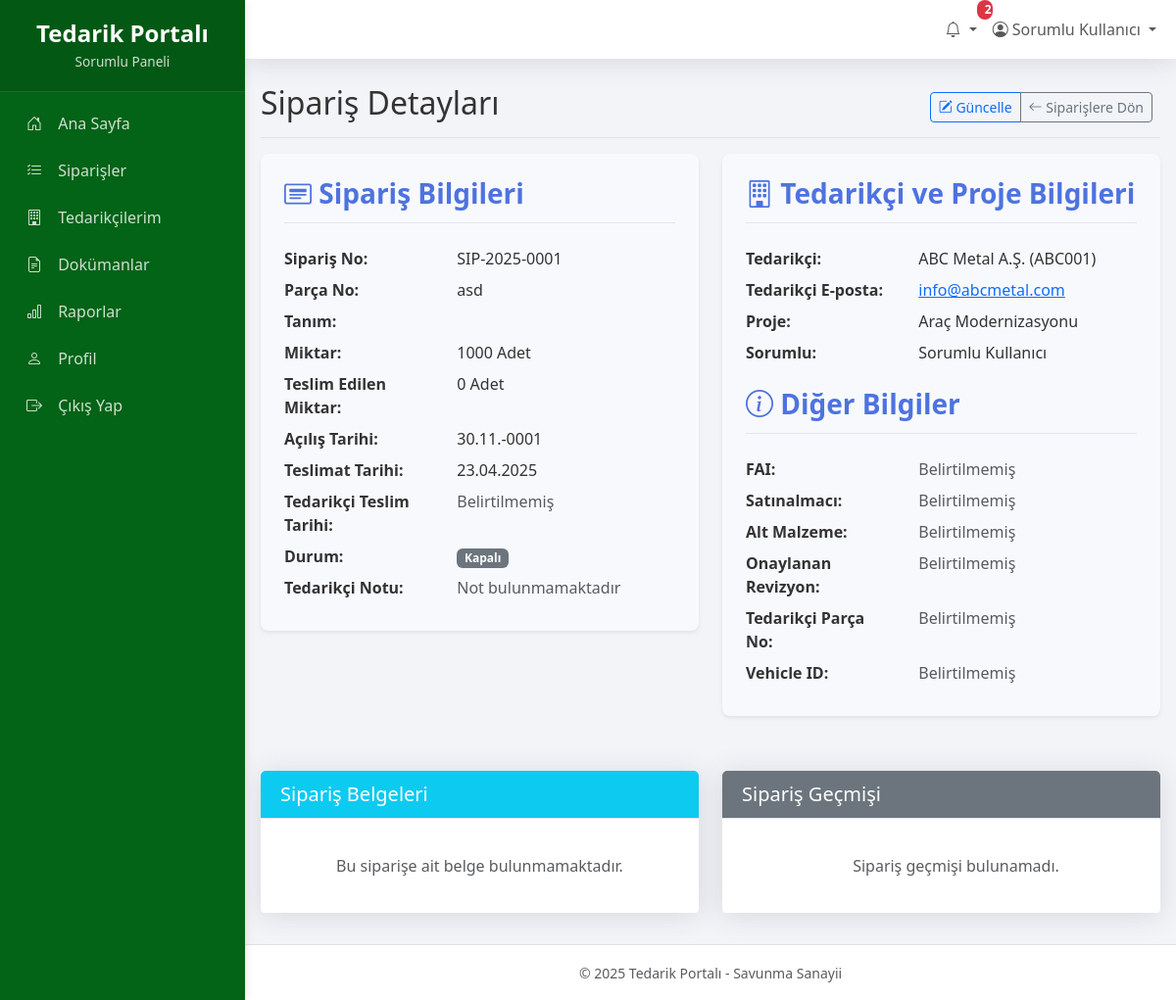
The page /sorumlu/siparis_detay.php?id=3 (signed in) on the database its author committed.
### tables this page shows
CREATE TABLE `siparisler` (
  `id` int(11) NOT NULL,
  `siparis_no` varchar(50) NOT NULL,
  `parca_no` varchar(50) NOT NULL,
  `tanim` varchar(255) DEFAULT NULL,
  `proje_id` int(11) DEFAULT NULL,
  `tedarikci_id` int(11) DEFAULT NULL,
  `sorumlu_id` int(11) DEFAULT NULL,
  `acilis_tarihi` date NOT NULL,
  `parca_adi` varchar(255) NOT NULL,
  `teslim_tarihi` date DEFAULT NULL,
  `miktar` int(11) DEFAULT 0,
  `birim` varchar(20) DEFAULT NULL,
  `kalan_miktar` int(11) DEFAULT 0,
  `teslim_edilen_miktar` int(11) NOT NULL,
  `durum_id` int(11) NOT NULL,
  `fai` tinyint(1) DEFAULT 0,
  `paketleme` varchar(100) DEFAULT NULL,
  `satinalmaci` varchar(100) DEFAULT NULL,
  `alt_malzeme` text DEFAULT NULL,
  `tedarikci_tarihi` date DEFAULT NULL,
  `tedarikci_notu` text DEFAULT NULL,
  `onaylanan_revizyon` varchar(50) DEFAULT NULL,
  `tedarikci_parca_no` varchar(50) DEFAULT NULL,
  `vehicle_id` varchar(50) DEFAULT NULL,
  `olusturan_id` int(11) NOT NULL,
  `olusturma_tarihi` datetime DEFAULT current_timestamp(),
  `guncelleme_tarihi` datetime DEFAULT NULL ON UPDATE current_timestamp(),
  `aciklama` varchar(255) NOT NULL
);

CREATE TABLE `siparis_durumlari` (
  `id` int(11) NOT NULL,
  `durum_adi` varchar(50) NOT NULL,
  `aciklama` text DEFAULT NULL
);

CREATE TABLE `tedarikciler` (
  `id` int(11) NOT NULL,
  `firma_adi` varchar(255) NOT NULL,
  `firma_kodu` varchar(50) DEFAULT NULL,
  `adres` text DEFAULT NULL,
  `il` varchar(255) NOT NULL,
  `ilce` varchar(255) NOT NULL,
  `telefon` varchar(20) DEFAULT NULL,
  `email` varchar(100) DEFAULT NULL,
  `yetkili_kisi` varchar(100) DEFAULT NULL,
  `vergi_dairesi` varchar(255) NOT NULL,
  `vergi_no` varchar(20) DEFAULT NULL,
  `aktif` tinyint(1) NOT NULL DEFAULT 1,
  `olusturan_id` int(11) NOT NULL,
  `olusturma_tarihi` datetime DEFAULT current_timestamp(),
  `guncelleme_tarihi` datetime DEFAULT NULL ON UPDATE current_timestamp(),
  `kullanici_id` int(11) DEFAULT NULL,
  `aciklama` varchar(255) NOT NULL
);

CREATE TABLE `projeler` (
  `id` int(11) NOT NULL,
  `proje_kodu` varchar(255) NOT NULL,
  `proje_adi` varchar(255) NOT NULL,
  `proje_yoneticisi` varchar(255) DEFAULT NULL,
  `proje_aciklama` text DEFAULT NULL,
  `baslangic_tarihi` date DEFAULT NULL,
  `bitis_tarihi` date DEFAULT NULL,
  `durum` enum('Aktif','Tamamlandi','Beklemede','Iptal') NOT NULL DEFAULT 'Aktif',
  `olusturan_id` int(11) NOT NULL,
  `olusturma_tarihi` datetime DEFAULT current_timestamp(),
  `guncelleme_tarihi` datetime DEFAULT NULL ON UPDATE current_timestamp(),
  `aktif` tinyint(1) NOT NULL DEFAULT 1
);

CREATE TABLE `kullanicilar` (
  `id` int(11) NOT NULL,
  `kullanici_adi` varchar(50) NOT NULL,
  `sifre` varchar(255) NOT NULL,
  `ad_soyad` varchar(100) NOT NULL,
  `email` varchar(100) NOT NULL,
  `telefon` varchar(20) DEFAULT NULL,
  `rol` enum('Admin','Sorumlu','Tedarikci') NOT NULL DEFAULT 'Tedarikci',
  `firma_id` int(11) DEFAULT NULL,
  `aktif` tinyint(1) NOT NULL DEFAULT 1,
  `son_giris` datetime DEFAULT NULL,
  `olusturma_tarihi` datetime DEFAULT current_timestamp(),
  `guncelleme_tarihi` date NOT NULL DEFAULT current_timestamp()
);

### config.php (called while the page is built, shortened)
<?php
function guvenli($data) {
    if (is_null($data)) {
        return '';
    }
    return htmlspecialchars($data, ENT_QUOTES, 'UTF-8');
}
?>

### sorumlu/siparis_detay.php (the view, shortened to what this page needs)
<?php
require_once '../config.php';
$sorumlu_id = $_SESSION['kullanici_id'];
$siparis_id = isset($_GET['id']) ? intval($_GET['id']) : 0;
$siparis_sql = "SELECT s.*, sd.durum_adi, p.proje_adi, t.firma_adi, t.firma_kodu, t.email as tedarikci_email,
                u.ad_soyad as sorumlu_adi
                FROM siparisler s
                LEFT JOIN siparis_durumlari sd ON s.durum_id = sd.id
                LEFT JOIN projeler p ON s.proje_id = p.id
                LEFT JOIN tedarikciler t ON s.tedarikci_id = t.id
                LEFT JOIN kullanicilar u ON s.sorumlu_id = u.id
                WHERE s.id = ? AND (s.sorumlu_id = ? OR s.tedarikci_id IN (
                    SELECT tedarikci_id FROM sorumluluklar WHERE sorumlu_id = ?
                ))";
$siparis_stmt = $db->prepare($siparis_sql);
$siparis_stmt->execute([$siparis_id, $sorumlu_id, $sorumlu_id]);
$siparis = $siparis_stmt->fetch(PDO::FETCH_ASSOC);
$dokuman_sql = "SELECT * FROM siparis_dokumanlari WHERE siparis_id = ? ORDER BY yukleme_tarihi DESC";
$dokuman_stmt = $db->prepare($dokuman_sql);
$dokuman_stmt->execute([$siparis_id]);
$dokumanlar = $dokuman_stmt->fetchAll(PDO::FETCH_ASSOC);
$log_sql = "SELECT sl.*, u.ad_soyad, sd.durum_adi
           FROM siparis_log sl
           LEFT JOIN kullanicilar u ON sl.islem_yapan_id = u.id
           LEFT JOIN siparis_durumlari sd ON sl.durum_id = sd.id
           WHERE sl.siparis_id = ?
           ORDER BY sl.islem_tarihi DESC";
$log_stmt = $db->prepare($log_sql);
$log_stmt->execute([$siparis_id]);
$log_kayitlari = $log_stmt->fetchAll(PDO::FETCH_ASSOC);
include 'header.php';
?>
<div class="d-flex justify-content-between flex-wrap flex-md-nowrap align-items-center pt-3 pb-2 mb-3 border-bottom">
    <h1 class="h2">Sipariş Detayları</h1>
    <div class="btn-toolbar mb-2 mb-md-0">
        <div class="btn-group me-2">
            <a href="siparis_guncelle.php?id=<?= $siparis_id ?>" class="btn btn-sm btn-outline-primary">
                <i class="bi bi-pencil-square"></i> Güncelle
            </a>
            <a href="siparisler.php" class="btn btn-sm btn-outline-secondary">
                <i class="bi bi-arrow-left"></i> Siparişlere Dön
            </a>
        </div>
    </div>
</div>
<div class="row">
    <div class="col-md-6">
        <div class="detail-section">
            <h3 class="detail-title"><i class="bi bi-card-heading"></i> Sipariş Bilgileri</h3>
            <div class="row mb-2">
                <div class="col-md-5 fw-bold">Sipariş No:</div>
                <div class="col-md-7"><?= guvenli($siparis['siparis_no']) ?></div>
            </div>
            <div class="row mb-2">
                <div class="col-md-5 fw-bold">Parça No:</div>
                <div class="col-md-7"><?= guvenli($siparis['parca_no']) ?></div>
            </div>
            <div class="row mb-2">
                <div class="col-md-5 fw-bold">Tanım:</div>
                <div class="col-md-7"><?= guvenli($siparis['tanim']) ?></div>
            </div>
            <div class="row mb-2">
                <div class="col-md-5 fw-bold">Miktar:</div>
                <div class="col-md-7"><?= guvenli($siparis['miktar']) ?> <?= guvenli($siparis['birim']) ?></div>
            </div>
            <div class="row mb-2">
                <div class="col-md-5 fw-bold">Teslim Edilen Miktar:</div>
                <div class="col-md-7"><?= guvenli($siparis['teslim_edilen_miktar']) ?> <?= guvenli($siparis['birim']) ?></div>
            </div>
            <div class="row mb-2">
                <div class="col-md-5 fw-bold">Açılış Tarihi:</div>
                <div class="col-md-7"><?= date('d.m.Y', strtotime($siparis['acilis_tarihi'])) ?></div>
            </div>
            <div class="row mb-2">
                <div class="col-md-5 fw-bold">Teslimat Tarihi:</div>
                <div class="col-md-7">
                    <?php if ($siparis['teslim_tarihi']): ?>
                        <?= date('d.m.Y', strtotime($siparis['teslim_tarihi'])) ?>
                    <?php else: ?>
                        <span class="text-muted">Belirtilmemiş</span>
                    <?php endif; ?>
                </div>
            </div>
            <div class="row mb-2">
                <div class="col-md-5 fw-bold">Tedarikçi Teslim Tarihi:</div>
                <div class="col-md-7">
                    <?php if ($siparis['tedarikci_tarihi']): ?>
                        <?= date('d.m.Y', strtotime($siparis['tedarikci_tarihi'])) ?>
                    <?php else: ?>
                        <span class="text-muted">Belirtilmemiş</span>
                    <?php endif; ?>
                </div>
            </div>
            <div class="row mb-2">
                <div class="col-md-5 fw-bold">Durum:</div>
                <div class="col-md-7">
                    <?php
                        $durum_renk = '';
                        switch ($siparis['durum_id']) {
                            case 2: $durum_renk = 'secondary'; break;
                        }
                    ?>
                    <span class="badge bg-<?= $durum_renk ?>"><?= guvenli($siparis['durum_adi']) ?></span>
                </div>
            </div>
            <div class="row mb-2">
                <div class="col-md-5 fw-bold">Tedarikçi Notu:</div>
                <div class="col-md-7">
                    <?= !empty($siparis['tedarikci_notu']) ? nl2br(guvenli($siparis['tedarikci_notu'])) : '<span class="text-muted">Not bulunmamaktadır</span>' ?>
                </div>
            </div>
        </div>
    </div>
    <div class="col-md-6">
        <div class="detail-section">
            <h3 class="detail-title"><i class="bi bi-building"></i> Tedarikçi ve Proje Bilgileri</h3>
            <div class="row mb-2">
                <div class="col-md-5 fw-bold">Tedarikçi:</div>
                <div class="col-md-7"><?= guvenli($siparis['firma_adi']) ?> (<?= guvenli($siparis['firma_kodu']) ?>)</div>
            </div>
            <div class="row mb-2">
                <div class="col-md-5 fw-bold">Tedarikçi E-posta:</div>
                <div class="col-md-7">
                    <a href="mailto:<?= guvenli($siparis['tedarikci_email']) ?>"><?= guvenli($siparis['tedarikci_email']) ?></a>
                </div>
            </div>
            <div class="row mb-2">
                <div class="col-md-5 fw-bold">Proje:</div>
                <div class="col-md-7"><?= guvenli($siparis['proje_adi']) ?></div>
            </div>
            <div class="row mb-2">
                <div class="col-md-5 fw-bold">Sorumlu:</div>
                <div class="col-md-7"><?= guvenli($siparis['sorumlu_adi']) ?></div>
            </div>
            <h3 class="detail-title mt-4"><i class="bi bi-info-circle"></i> Diğer Bilgiler</h3>
            <div class="row mb-2">
                <div class="col-md-5 fw-bold">FAI:</div>
                <div class="col-md-7"><?= !empty($siparis['fai']) ? guvenli($siparis['fai']) : '<span class="text-muted">Belirtilmemiş</span>' ?></div>
            </div>
            <div class="row mb-2">
                <div class="col-md-5 fw-bold">Satınalmacı:</div>
                <div class="col-md-7"><?= !empty($siparis['satinalmaci']) ? guvenli($siparis['satinalmaci']) : '<span class="text-muted">Belirtilmemiş</span>' ?></div>
            </div>
            <div class="row mb-2">
                <div class="col-md-5 fw-bold">Alt Malzeme:</div>
                <div class="col-md-7"><?= !empty($siparis['alt_malzeme']) ? guvenli($siparis['alt_malzeme']) : '<span class="text-muted">Belirtilmemiş</span>' ?></div>
            </div>
            <div class="row mb-2">
                <div class="col-md-5 fw-bold">Onaylanan Revizyon:</div>
                <div class="col-md-7"><?= !empty($siparis['onaylanan_revizyon']) ? guvenli($siparis['onaylanan_revizyon']) : '<span class="text-muted">Belirtilmemiş</span>' ?></div>
            </div>
            <div class="row mb-2">
                <div class="col-md-5 fw-bold">Tedarikçi Parça No:</div>
                <div class="col-md-7"><?= !empty($siparis['tedarikci_parca_no']) ? guvenli($siparis['tedarikci_parca_no']) : '<span class="text-muted">Belirtilmemiş</span>' ?></div>
            </div>
            <div class="row mb-2">
                <div class="col-md-5 fw-bold">Vehicle ID:</div>
                <div class="col-md-7"><?= !empty($siparis['vehicle_id']) ? guvenli($siparis['vehicle_id']) : '<span class="text-muted">Belirtilmemiş</span>' ?></div>
            </div>
        </div>
    </div>
</div>
<div class="row mt-4">
    <div class="col-md-6">
        <div class="card">
            <div class="card-header bg-info text-white">
                <h5 class="mb-0">Sipariş Belgeleri</h5>
            </div>
            <div class="card-body">
                <?php if (count($dokumanlar) > 0): ?>
                    <div class="list-group">
                        <?php foreach ($dokumanlar as $dokuman): ?>
                            <a href="../uploads/<?= $dokuman['dosya_yolu'] ?>" target="_blank" class="list-group-item list-group-item-action">
                                <div class="d-flex w-100 justify-content-between">
                                    <h6 class="mb-1"><?= guvenli($dokuman['dokuman_adi']) ?></h6>
                                    <small><?= date('d.m.Y H:i', strtotime($dokuman['yukleme_tarihi'])) ?></small>
                                </div>
                                <small class="text-muted">
                                    <?php
                                    $icon = 'file-earmark';
                                    $dosya_turu = strtolower($dokuman['dosya_turu']);
                                    if (strpos($dosya_turu, 'pdf') !== false) $icon = 'file-earmark-pdf';
                                    elseif (strpos($dosya_turu, 'word') !== false || strpos($dosya_turu, 'doc') !== false) $icon = 'file-earmark-word';
                                    elseif (strpos($dosya_turu, 'excel') !== false || strpos($dosya_turu, 'xls') !== false) $icon = 'file-earmark-excel';
                                    elseif (strpos($dosya_turu, 'image') !== false || strpos($dosya_turu, 'jpg') !== false || strpos($dosya_turu, 'png') !== false) $icon = 'file-earmark-image';
                                    ?>
                                    <i class="bi bi-<?= $icon ?>"></i> <?= strtoupper($dosya_turu) ?> Dosyası
                                    <?php if (isset($dokuman['dosya_boyutu'])): ?>
                                    (<?= round($dokuman['dosya_boyutu'] / 1024, 2) ?> KB)
                                    <?php endif; ?>
                                </small>
                            </a>
                        <?php endforeach; ?>
                    </div>
                <?php else: ?>
                    <p class="text-center text-muted mt-3">Bu siparişe ait belge bulunmamaktadır.</p>
                <?php endif; ?>
            </div>
        </div>
    </div>
    <div class="col-md-6">
        <div class="card">
            <div class="card-header bg-secondary text-white">
                <h5 class="mb-0">Sipariş Geçmişi</h5>
            </div>
            <div class="card-body">
                <div class="timeline">
                    <?php if (count($log_kayitlari) > 0): ?>
                        <?php foreach ($log_kayitlari as $log): ?>
                            <div class="timeline-item">
                                <div class="card mb-2">
                                    <div class="card-body py-2">
                                        <div class="d-flex justify-content-between">
                                            <div>
                                                <h6 class="mb-0 fw-bold"><?= guvenli($log['islem_turu']) ?></h6>
                                                <p class="mb-0"><?= guvenli($log['aciklama']) ?></p>
                                                <?php if ($log['durum_id']): ?>
                                                    <span class="badge bg-info">Durum: <?= guvenli($log['durum_adi']) ?></span>
                                                <?php endif; ?>
                                            </div>
                                            <div class="text-end">
                                                <small class="text-muted"><?= date('d.m.Y H:i', strtotime($log['islem_tarihi'])) ?></small>
                                                <div><small><?= guvenli($log['ad_soyad']) ?></small></div>
                                            </div>
                                        </div>
                                    </div>
                                </div>
                            </div>
                        <?php endforeach; ?>
                    <?php else: ?>
                        <p class="text-center text-muted mt-3">Sipariş geçmişi bulunamadı.</p>
                    <?php endif; ?>
                </div>
            </div>
        </div>
    </div>
</div>
<?php include 'footer.php'; ?>

### rows shown on the page
siparisler: siparis_no "SIP-2025-0001", parca_no "asd", miktar "1000", birim "Adet", teslim_edilen_miktar "0", acilis_tarihi "30.11.-0001", teslim_tarihi "23.04.2025", durum.durum_adi "Kapalı", tedarikci.firma_adi "ABC Metal A.Ş.", tedarikci.firma_kodu "ABC001", tedarikci.email "info@abcmetal.com", proje.proje_adi "Araç Modernizasyonu", sorumlu.ad_soyad "Sorumlu Kullanıcı"

### other values the page prints
$okunmamis_bildirim_sayisi "2"
guvenli($_SESSION['ad_soyad']) "Sorumlu Kullanıcı"
